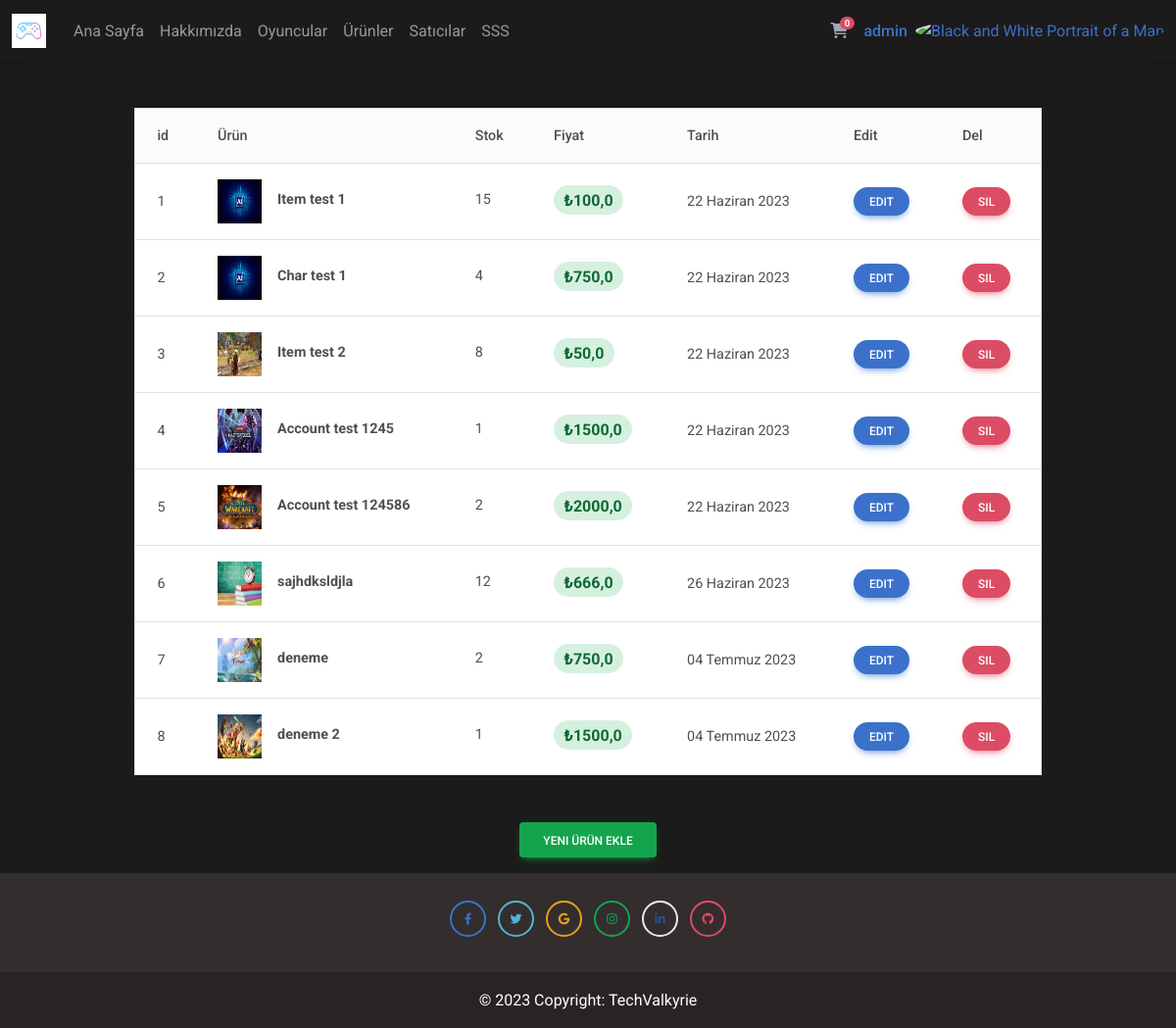
Before: /myproduct/ (signed in) with the older database file.
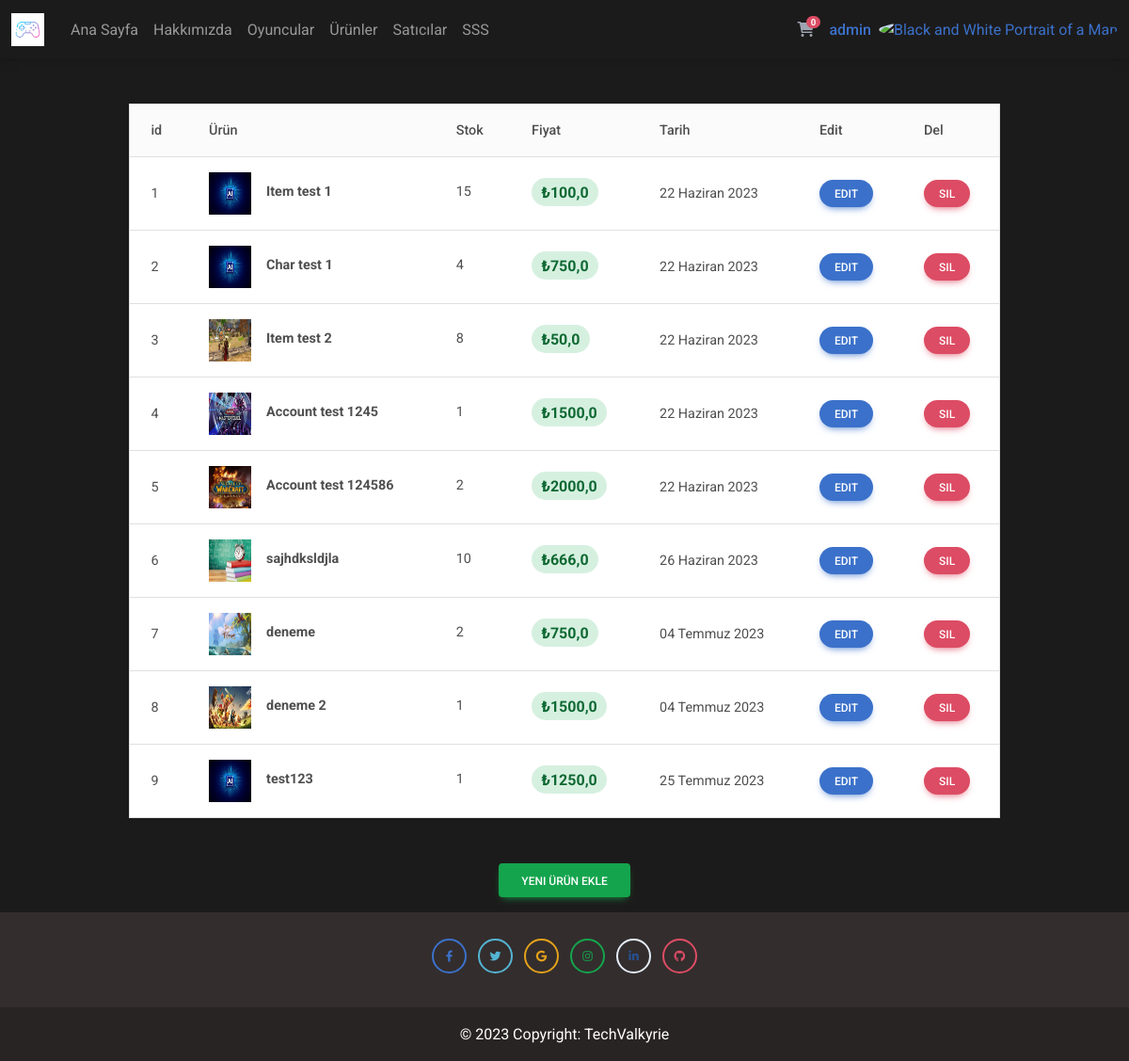
After: the same page with the newer database file.
### market/models.py (models this page shows, shortened)
class Product(models.Model):
    user = models.ForeignKey(User, verbose_name=(
        "Kullanıcı - Satıcı"), on_delete=models.CASCADE)
    category = models.ForeignKey(Category, verbose_name=(
        "Kategori"), on_delete=models.CASCADE,null=True)
    type = models.ForeignKey(Type, verbose_name=(
        "Tür"), on_delete=models.CASCADE,null=True)
    title = models.CharField(("Ürün adı"), max_length=50)
    text = models.TextField(("İçerik"))
    image = models.FileField(
        ("Ürün Resmi"), upload_to='product', max_length=100)
    date_now = models.DateField(("Tarih"), auto_now_add=True)
    stok = models.IntegerField(("Stok"))
    price = models.FloatField(("Fiyat"), blank=True, null=True)
    class Meta:
        verbose_name_plural = 'Ürünler'
        verbose_name = 'Ürün'

### market/views.py (the view, shortened to what this page needs)
# urls.py: path('myproduct/',myProductPage, name='myproducts'), # ürünlerim sayfası
def myProductPage(request):
    products=Product.objects.filter(user=request.user)
    context = {
        "products": products,
    }
    return render(request,"myproduct.html",context)

### playforpay/context_processors.py (called while the page is built)
def cart_counter(request):
    if request.user.is_authenticated:
        cart_count = Shoping.objects.filter(user=request.user).count()
    else:
        cart_count = 0
    return {'cart_count': cart_count}

### market/templates/myproduct.html (shortened to what this page needs)
{% extends 'base.html' %}
{% block main %}
<div class="container">
   <div class="row justify-content-center my-5">
      <div class="col-10">
         <table class="table align-middle mb-0 bg-white border">
            <thead class="bg-light">
               <tr>
                  <th>id</th>
                  <th>Ürün</th>
                  <th>Stok</th>
                  <th>Fiyat</th>
                  <th>Tarih</th>
                  <th>Edit</th>
                  <th>Del</th>
               </tr>
            </thead>
            <tbody>
               {% for i in products %}
               <tr>
                  <td>{{ forloop.counter }}</td>
                  <td>
                     <div class="d-flex align-items-center">
                        <img src="{{ i.image.url }}" alt="" style="width: 45px; height: 45px" class="" />
                        <div class="ms-3">
                           <p class="fw-bold mb-1">{{ i.title }}</p>
                        </div>
                     </div>
                  </td>
                  <td>
                     <p class="fw-normal mb-1">{{ i.stok }}</p>
                  </td>
                  <td>
                     <span class="badge badge-success rounded-pill d-inline fs-6">₺{{ i.price }}</span>
                  </td>
                  <td>{{ i.date_now }}</td>
                  <td>
                     <button type="button" class="btn btn-primary btn-sm btn-rounded" data-mdb-toggle="modal"
                        data-mdb-target="#editmodal{{ i.id }}">
                        Edit
                     </button>
                  </td>
                  <td>
                     <a type="button" class="btn btn-danger btn-sm btn-rounded" data-mdb-toggle="modal"
                        data-mdb-target="#delmodal{{ i.id }}">
                        Sil
                     </a>
                  </td>
               </tr>
               {% endfor %}
            </tbody>
         </table>
      </div>
   </div>
   <div class="row d-flex justify-content-center">
      <div class="col-4 text-center pb-3">
         <a href="{% url 'addProduct' %}" class="btn btn-success">Yeni Ürün Ekle</a>
      </div>
   </div>
</div>
{% endblock main %}

Changed rows visible on the page:
changed Product "sajhdksldjla": stok "12" → "10"
added Product: image (picture), title "test123", stok "1", price "1250,0", date_now "25 Temmuz 2023"
